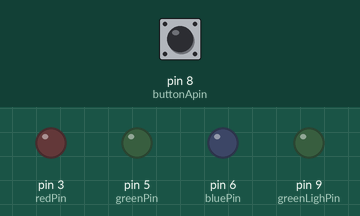
The sketch below on a simulated Arduino Uno, built with avr-gcc and run on an emulated ATmega328P. Shown: output pins drawn as LEDs (lit = HIGH). The inputs (shaded band) are chosen by the test bench; at power-on: pin 8 (buttonApin) HIGH.

Above: at 1.8 s.
1.9 s: pin 8 (buttonApin) pulled LOW for 0.6 s
At 3.1 s:
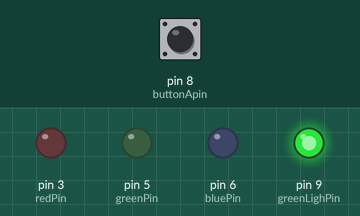
Timing chart, 0 to 4.9 s (numbered marks = the images above; inputs shaded):
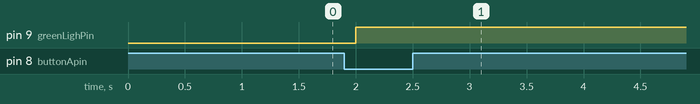

Measured:
- after the input at 1.9 s, pin 9 (greenLighPin): LOW → HIGH after 0.10 s

The sketch:

RGB_LED_BUTTON.ino
```cpp
int redPin= 3;// Red Color to pin 3 on the Arduino
int greenPin = 5;//Green Color to pin 5 on the Arduino
int bluePin = 6;//Blue Color to pin 6 on the Arduino
int buttonApin = 8;//anther button  to pin 8 on the Arduino
int greenLighPin = 9;//anther button  to pin 8 on the Arduino
int remain = 0;  // 0.5 second
int count_second = 5400; // 1.5 hours
bool On = false; // if the light shines.
int type_cnt = 7;
int colors[][3] = {
  {150, 0, 0},{0, 150, 0},{0, 0, 150},
  {0, 100, 100},{100, 0, 100}, {100, 100, 0},
  {150, 150, 150},
};

// In the setup section we need to define redPin, greenPin and bluePin as outputs.
void setup() {
  pinMode(redPin, OUTPUT);
  pinMode(greenPin, OUTPUT);
  pinMode(bluePin, OUTPUT);
  pinMode(greenLighPin, OUTPUT);
  pinMode(buttonApin, INPUT_PULLUP);
}

void loop() {
  if (digitalRead(buttonApin) == LOW) {
      remain = count_second * 2;
      digitalWrite(greenLighPin,HIGH);
  }
  if (remain > 0) {
    --remain;
    if (remain == 0) {
      digitalWrite(greenLighPin,LOW);
    }
  }
  delay(500);
}

void loop_light_on() {
  switchButton();
  if (On) {
    digitalWrite(greenLighPin,HIGH);
  } else {
    digitalWrite(greenLighPin,LOW);
  }
  delay(500);
}


void loop_led() {
  for (int i = 0; i < type_cnt; ++i) {
    if (On) setColor(colors[i][0], colors[i][1], colors[i][2]);
    switchButton();
    if (!On) setColor(0,0,0);
    delay(500);
  }
}

void all_color(int step) {
  for (int i = 0; i < type_cnt; ++i) {
    if (On) setColor(colors[i][0], colors[i][1], colors[i][2]);
    switchButton();
    if (!On) setColor(0,0,0);
    delay(500);
  }
}

void switchButton() {
  if (digitalRead(buttonApin) == LOW) {
    On = !On;
  }
}
void setColor(int red, int green, int blue) {
  analogWrite(redPin, red);
  analogWrite(greenPin, green);
  analogWrite(bluePin, blue);
}
```
